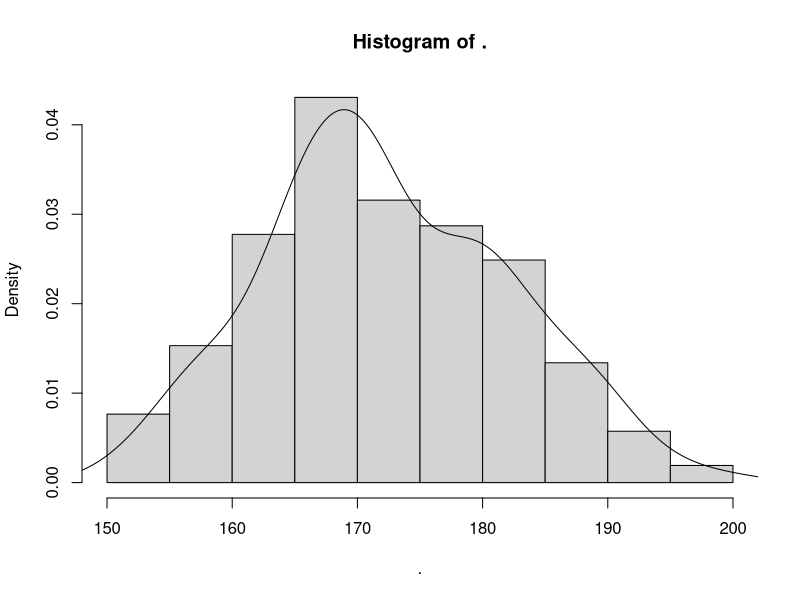
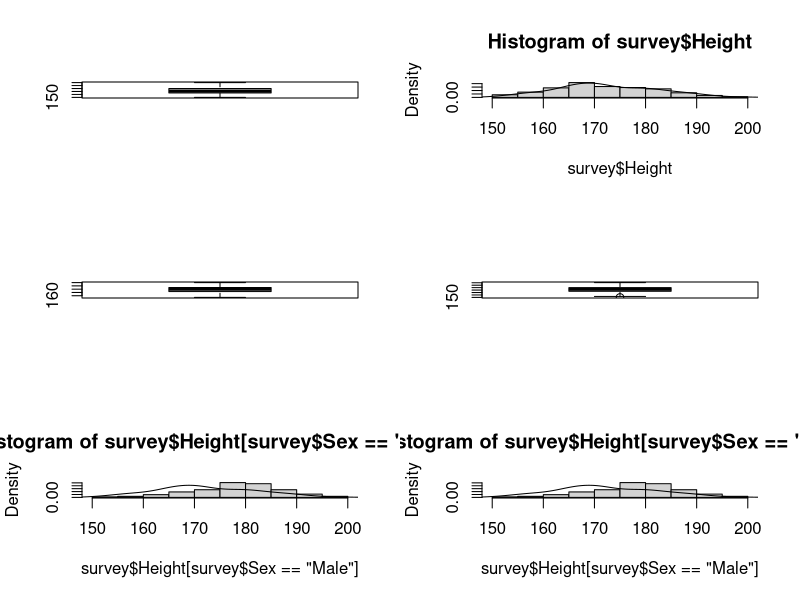
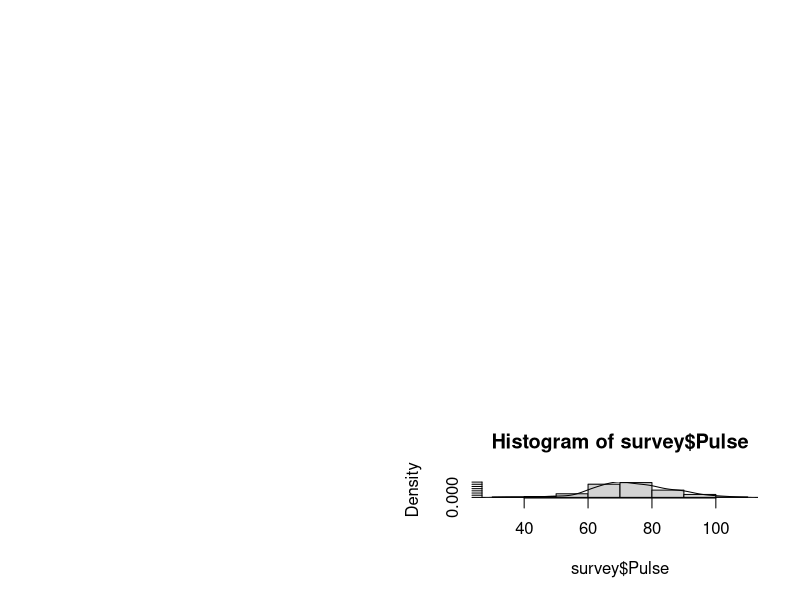

Recreate these plots in R, in order.
#задача 5 от упр2 две

install.packages("tidyverse")

library(MASS)
library(magrittr)
library(dplyr)

m <- mean(survey$Height, na.rm = T)
s <- sd(survey$Height, na.rm = T)

#първи начин
survey %>%
  filter(Height >= m - s & Height <= m + s) %>%
  nrow() 

#втори начин
sum(between(survey$Height, m - s, m + s), na.rm = T) 

#трети начин
survey %>%
  filter(between(Height, m - s, m + s)) %>%
  nrow()

#четвърти начин
cut(survey$Height, c(-Inf, m - s, m + s, +Inf)) %>%
  table()

#Aко искаме да е за мъж само
m1 <- mean(survey$Height[survey$Sex == "Male"], na.rm = T)
s1 <- sd(survey$Height[survey$Sex == "Male"], na.rm = T)

sum(between(survey$Height[survey$Sex == "Male"], m1 - 2*s1, m1 + 2*s1), na.rm = T)


#histogram and density
survey$Height %>%
  hist(probability = T)
lines(density(survey$Height, na.rm = T))


#задача 2
split.screen(figs = c(3,2))
screen(1)
boxplot(survey$Height)

screen(2)
hist(survey$Height, probability = TRUE)
lines(density(survey$Height, na.rm = T))

screen(3)
boxplot(survey$Height[survey$Sex == "Male"])

screen(4)
boxplot(survey$Height[survey$Sex == "Female"])

screen(5)
hist(survey$Height[survey$Sex == "Male"], probability = T)
lines(density(survey$Height, na.rm = T))

screen(6)
hist(survey$Height[survey$Sex == "Male"], probability = T)
lines(density(survey$Height, na.rm = T))

#задача 3: Хистограма за пулса на студентите

hist(survey$Pulse, probability = TRUE)
lines(density(survey$Pulse, na.rm = T))


